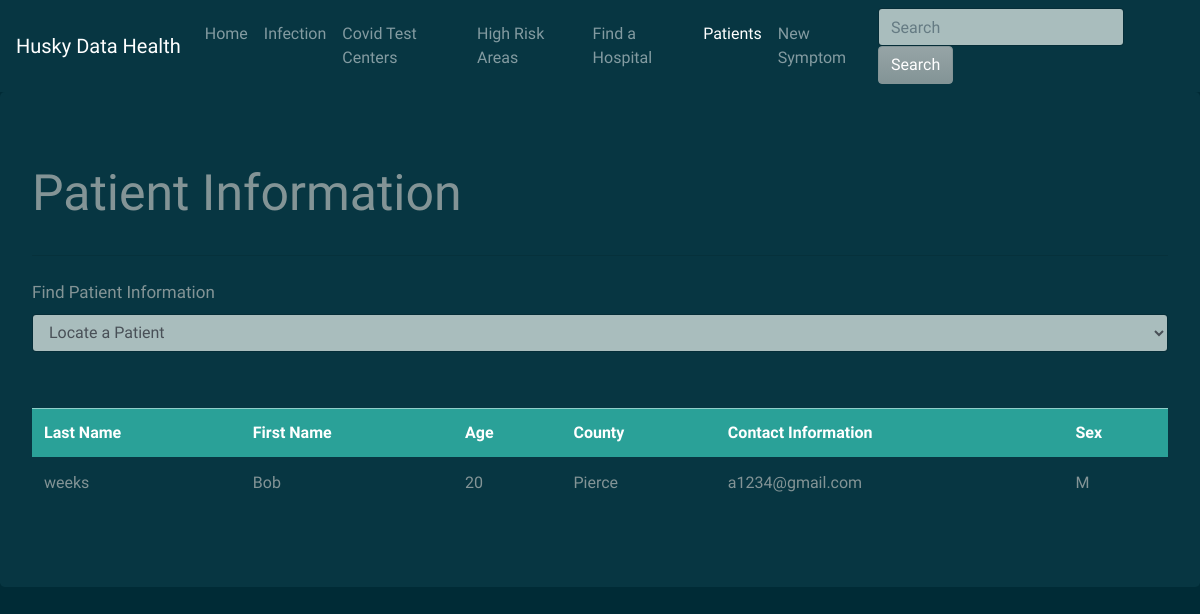
The app's page /patient.php?user=1 with its own data.
### tables this page shows
CREATE TABLE `USER_INFO` (
  `user_id` int(11) NOT NULL DEFAULT '0',
  `email` varchar(30) NOT NULL,
  `first_name` varchar(20) NOT NULL,
  `last_name` varchar(20) NOT NULL,
  `county` varchar(20) DEFAULT NULL,
  `sex` varchar(5) NOT NULL,
  `age` int(11) NOT NULL,
  `Case_start_data` date DEFAULT NULL
);

### patient.php (the view, shortened to what this page needs)
<!DOCTYPE html>
<html lang="en">
    <head>
        <link rel="stylesheet" href="https://bootswatch.com/4/solar/bootstrap.min.css">
    </head>
    <body>
        <nav class="navbar navbar-expand-lg navbar-dark bg-dark">
            <a class="navbar-brand" href="#">Husky Data Health</a>
            <div class="collapse navbar-collapse" id="navbarColor02">
                <ul class="navbar-nav mr-auto">
                    <li class="nav-item">
                        <a class="nav-link" href="index.php">Home
                        </a>
                    </li>
                    <li class="nav-item">
                        <a class="nav-link" href="infection.php">Infection</a>
                    </li>
                    <li class="nav-item">
                        <a class="nav-link" href="covid_test_center.php">Covid Test Centers</a>
                    </li>
                    <li class="nav-item">
                        <a class="nav-link" href="high_risk.php">High Risk Areas</a>
                    </li>
                    <li class="nav-item">
                        <a class="nav-link" href="hospital.php">Find a Hospital</a>
                    </li>
                    <li class="nav-item active">
                        <a class="nav-link" href="patient.php">Patients</a>
                    </li>
                    <li class="nav-item">
                        <a class="nav-link" href="new_symptoms.php">New Symptom</a>
                    </li>
                </ul>
                <form class="form-inline my-2 my-lg-0">
                    <input class="form-control mr-sm-2" type="text" placeholder="Search">
                    <button class="btn btn-secondary my-2 my-sm-0" type="submit">Search</button>
                </form>
            </div>
        </nav>
        <div class="jumbotron">
            <p style="font-size: 50px" class="lead">Patient Information</p>
            <hr class="my-4">
            <form method="GET" action="patient.php">
                <div class="form-group">
                    <label style="font-size: 17px" for="county_control_form">Find Patient Information
                    </label>
                    <select class = "form-control" name="user" onchange='this.form.submit()' id='county_control_form'>
                        <option selected>Locate a Patient</option>
                        <?php
                        $connection = mysqli_connect(DBHOST, DBUSER, DBPASS, DBNAME);
                        ?>
                    </select>
                </div>
                    <?php
                    if ($_SERVER["REQUEST_METHOD"] == "GET")
                    {
                        if (isset($_GET['user']) )
                        {
                    ?>
                    <p>&nbsp;</p>
                    <table class="table table-hover">
                        <thead>
                            <tr class="table-success">
                                <th scope="col">Last Name</th>
                                <th scope="col">First Name</th>
                                <th scope="col">Age</th>
                                <th scope="col">County</th>
                                <th scope="col">Contact Information</th>
                                <th scope="col">Sex</th>
                            </tr>
                        </thead>
                        <?php
                            $sql = " SELECT * FROM
                             USER_INFO
                             WHERE user_id = {$_GET['user']}";
                            if ($result = mysqli_query($connection, $sql))
                            {
                                while($row = mysqli_fetch_assoc($result))
                                {
                        ?>
                        <tr>
                            <td><?php echo $row['last_name'] ?></td>
                            <td><?php echo $row['first_name'] ?></td>
                            <td><?php echo $row['age'] ?></td>
                            <td><?php echo $row['county'] ?></td>
                            <td><?php echo $row['email'] ?></td>
                            <td><?php echo $row['sex'] ?></td>
                        </tr>
                    <?php
                            }
                        }
                    }
                }
                    ?>
                </table>
            </form>
        </div>
    </body>
</html>

### records on screen
user_info: last_name "weeks", first_name "Bob", age "20", county "Pierce", email "a1234@gmail.com", sex "M"
